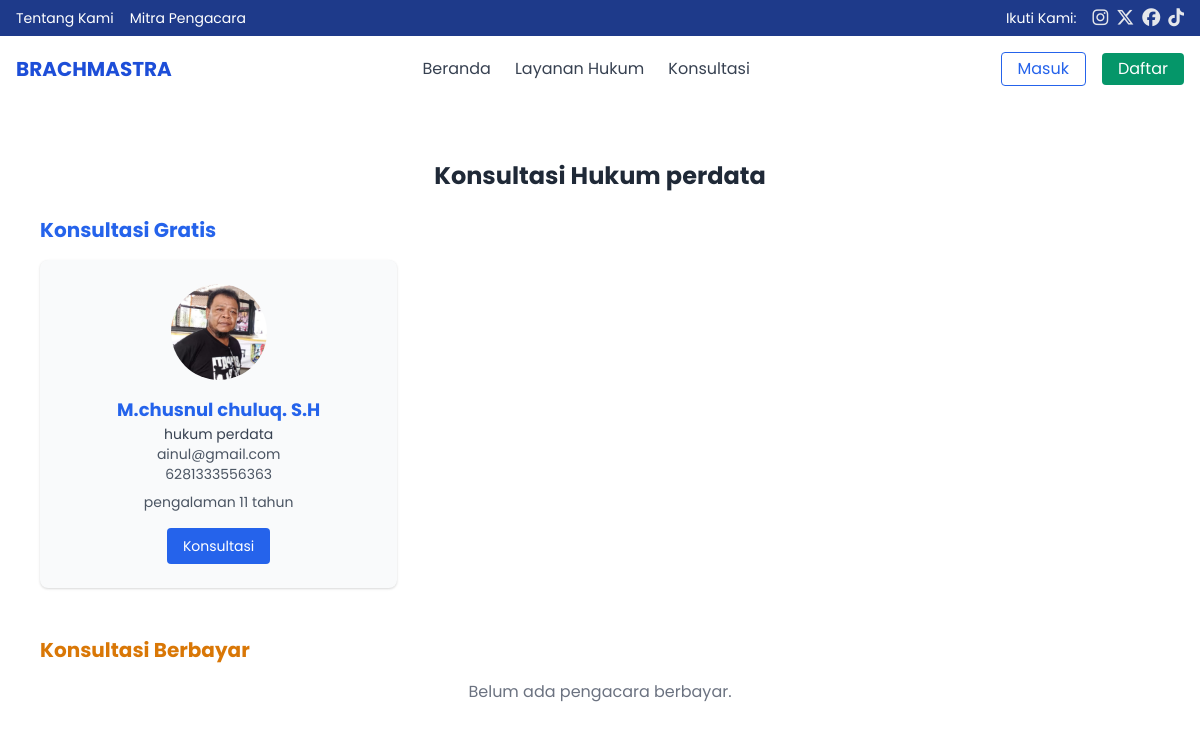
Screenshot of /Jalurhukum/perdata/Konsultasi-perdata.php with the database file from the repository.
### tables this page shows
CREATE TABLE `pengacara` (
  `id` int NOT NULL,
  `nama` varchar(100) DEFAULT NULL,
  `foto` longtext,
  `spesialis` varchar(100) DEFAULT NULL,
  `harga_konsultasi` int NOT NULL DEFAULT '0',
  `email` varchar(100) DEFAULT NULL,
  `telepon` varchar(20) DEFAULT NULL,
  `deskripsi` text,
  `pendidikan` varchar(255) DEFAULT NULL,
  `tipe_konsultasi` enum('gratis','berbayar') NOT NULL DEFAULT 'gratis'
);

### Jalurhukum/perdata/Konsultasi-perdata.php (the view, shortened to what this page needs)
<?php
include __DIR__ . '/../../db.php';
$queryGratis = "SELECT * FROM pengacara WHERE spesialis = 'Hukum perdata' AND tipe_konsultasi = 'gratis'";
$queryBerbayar = "SELECT * FROM pengacara WHERE spesialis = 'Hukum perdata' AND tipe_konsultasi = 'berbayar'";
$resultGratis = $conn->query($queryGratis);
$resultBerbayar = $conn->query($queryBerbayar);
?>
<head>
    <?php include '../../includes/header.php'; ?>
</head>
<div class="mt-12 px-4 max-w-6xl mx-auto">
  <h2 class="text-2xl font-bold mb-6 text-center">Konsultasi Hukum perdata</h2>
  <h3 class="text-xl font-bold text-blue-600 mb-4">Konsultasi Gratis</h3>
  <div class="grid grid-cols-1 sm:grid-cols-2 lg:grid-cols-3 gap-6 mb-12">
    <?php if ($resultGratis && $resultGratis->num_rows > 0): ?>
      <?php while ($row = $resultGratis->fetch_assoc()): ?>
        <?php
        $fotoPath = $row['foto'];
        if (!str_starts_with($fotoPath, 'uploads/') && !str_starts_with($fotoPath, '../uploads/')) {
            $fotoPath = '../../uploads/' . $fotoPath;
        } elseif (str_starts_with($fotoPath, 'uploads/')) {
            $fotoPath = '../../' . $fotoPath;
        }
        ?>
        <div class="bg-gray-50 rounded-lg shadow p-6 flex flex-col items-center">
          <img src="<?= htmlspecialchars($fotoPath) ?>"
               alt="<?= htmlspecialchars($row['nama']) ?>"
               class="w-24 h-24 object-cover rounded-full mb-4">
          <h3 class="text-lg font-bold text-blue-600"><?= htmlspecialchars($row['nama']) ?></h3>
          <p class="text-sm text-gray-700"><?= htmlspecialchars($row['spesialis']) ?></p>
          <p class="text-sm text-gray-600"><?= htmlspecialchars($row['email'] ?? '-') ?></p>
          <p class="text-sm text-gray-600"><?= htmlspecialchars($row['telepon'] ?? '-') ?></p>
          <p class="text-center text-gray-600 text-sm mt-2 mb-4">
            <?= htmlspecialchars($row['deskripsi']) ?>
          </p>
         <a href="../../popup-konsultasi.php?id=<?= $row['id'] ?>&from=perdata"
   class="bg-blue-600 text-white px-4 py-2 rounded hover:bg-blue-700 text-sm">
   Konsultasi
</a>
        </div>
      <?php endwhile; ?>
    <?php else: ?>
      <p class="col-span-full text-gray-500 text-center">Belum ada pengacara gratis.</p>
    <?php endif; ?>
  </div>
  <h3 class="text-xl font-bold text-yellow-600 mb-4">Konsultasi Berbayar</h3>
  <div class="grid grid-cols-1 sm:grid-cols-2 lg:grid-cols-3 gap-6">
    <?php if ($resultBerbayar && $resultBerbayar->num_rows > 0): ?>
      <?php while ($row = $resultBerbayar->fetch_assoc()): ?>
        <?php
        $fotoPath = $row['foto'];
        if (!str_starts_with($fotoPath, 'uploads/') && !str_starts_with($fotoPath, '../uploads/')) {
            $fotoPath = '../../uploads/' . $fotoPath;
        } elseif (str_starts_with($fotoPath, 'uploads/')) {
            $fotoPath = '../../' . $fotoPath;
        }
        ?>
        <div class="bg-white rounded-lg shadow p-6 flex flex-col items-center">
          <img src="<?= htmlspecialchars($fotoPath) ?>"
               alt="<?= htmlspecialchars($row['nama']) ?>"
               class="w-24 h-24 object-cover rounded-full mb-4">
          <h3 class="text-lg font-bold text-blue-600"><?= htmlspecialchars($row['nama']) ?></h3>
          <p class="text-sm text-gray-700"><?= htmlspecialchars($row['spesialis']) ?></p>
          <p class="text-sm text-gray-600"><?= htmlspecialchars($row['email'] ?? '-') ?></p>
          <p class="text-sm text-gray-600"><?= htmlspecialchars($row['telepon'] ?? '-') ?></p>
          <p class="text-center text-gray-600 text-sm mt-2 mb-4">
            <?= htmlspecialchars($row['deskripsi']) ?>
          </p>
        <a href="../../popup-konsultasi.php?id=<?= $row['id'] ?>&from=perdata"
   class="bg-yellow-600 text-white px-4 py-2 rounded hover:bg-yellow-700 text-sm">
   Konsultasi
</a>
          </button>
        </div>
      <?php endwhile; ?>
    <?php else: ?>
      <p class="col-span-full text-gray-500 text-center">Belum ada pengacara berbayar.</p>
    <?php endif; ?>
  </div>
</div>

### includes/header.php (style rules this page uses)
body { font-family: 'Poppins', sans-serif; }

### rows the page displays
pengacara: nama "M.chusnul chuluq. S.H", spesialis "hukum perdata", email "ainul@gmail.com", telepon "6281333556363", deskripsi "pengalaman 11 tahun"
